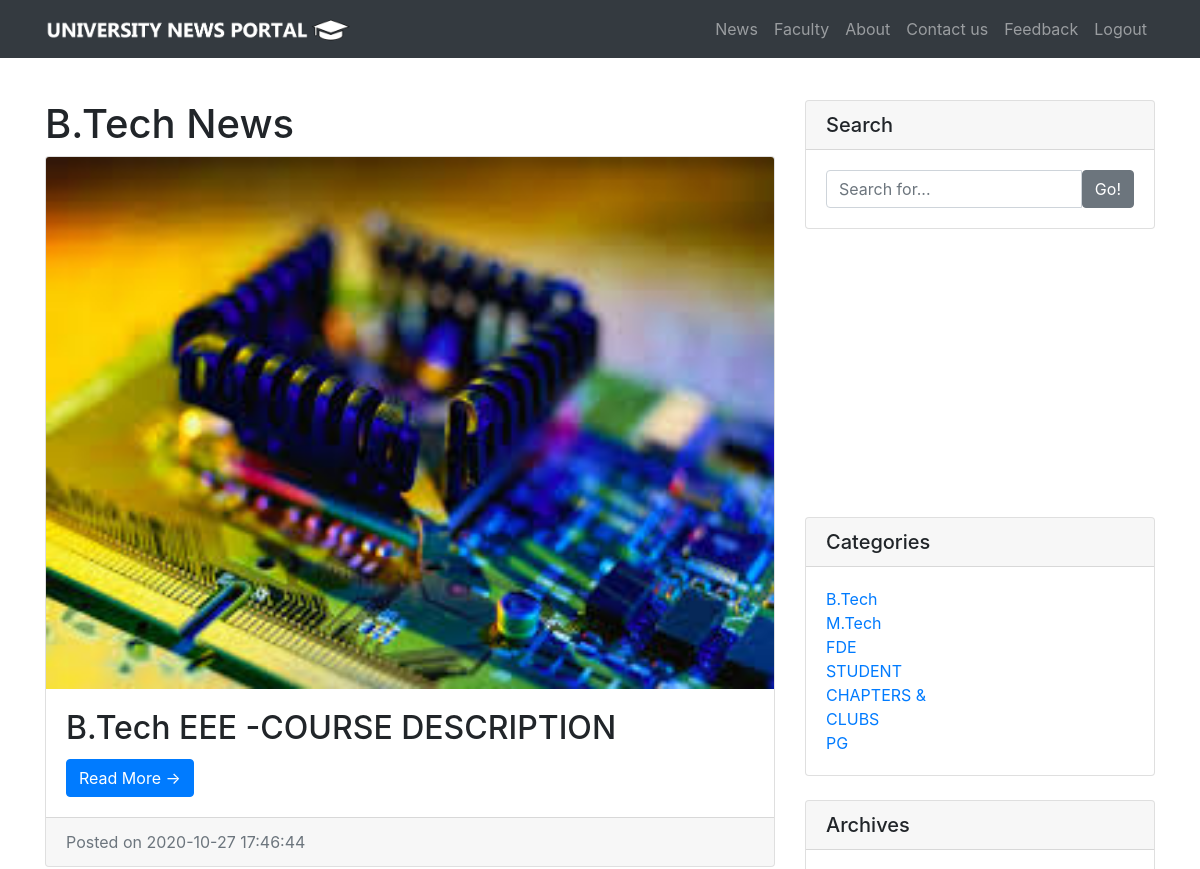
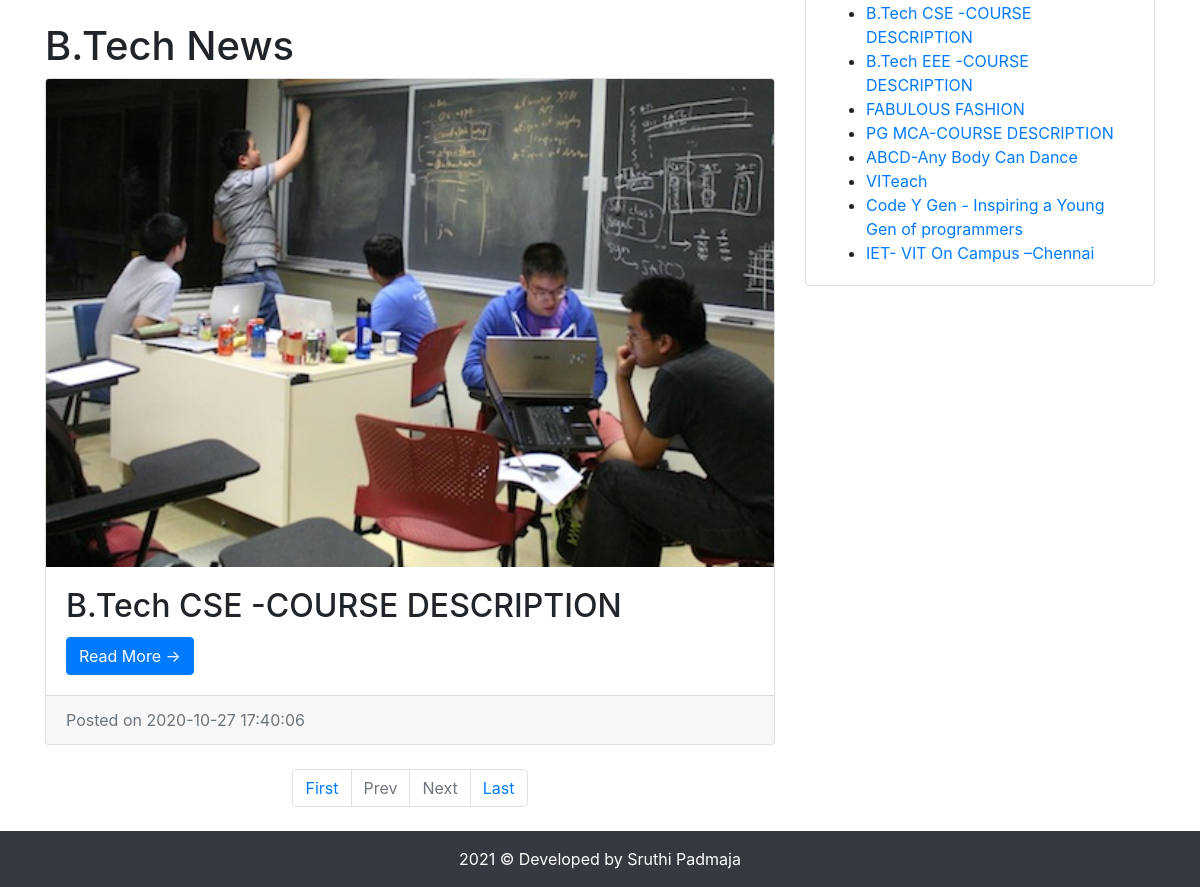
/category.php?catid=8, run on the app's committed database (2 pictures, top to bottom).
### tables this page shows
CREATE TABLE `tblposts` (
  `id` int(11) NOT NULL,
  `PostTitle` longtext DEFAULT NULL,
  `CategoryId` int(11) DEFAULT NULL,
  `SubCategoryId` int(11) DEFAULT NULL,
  `PostDetails` longtext DEFAULT NULL,
  `PostingDate` timestamp NULL DEFAULT current_timestamp(),
  `UpdationDate` timestamp NULL DEFAULT NULL ON UPDATE current_timestamp(),
  `Is_Active` int(1) DEFAULT NULL,
  `PostUrl` mediumtext DEFAULT NULL,
  `PostImage` varchar(255) DEFAULT NULL
);

CREATE TABLE `tblcategory` (
  `id` int(11) NOT NULL,
  `CategoryName` varchar(200) DEFAULT NULL,
  `Description` mediumtext DEFAULT NULL,
  `PostingDate` timestamp NULL DEFAULT current_timestamp(),
  `UpdationDate` timestamp NULL DEFAULT NULL,
  `Is_Active` int(1) DEFAULT NULL
);

### category.php (the view, shortened to what this page needs)
<?php
include('includes/config.php');
?>
<!DOCTYPE html>
<html lang="en">
  <head>
    <link href="vendor/bootstrap/css/bootstrap.min.css" rel="stylesheet">
    <link rel="stylesheet" href="chatbot/chatwindow.css" />
    <link href="css/modern-business.css" rel="stylesheet">
  </head>
  <body>
   <?php include('includes/header.php');?>
    <div class="container">
      <div class="row" style="margin-top: 4%">
        <div class="col-md-8">
<?php
     if (isset($_GET['pageno'])) {
            $pageno = $_GET['pageno'];
        } else {
            $pageno = 1;
        }
        $no_of_records_per_page = 8;
        $offset = ($pageno-1) * $no_of_records_per_page;
        $total_pages_sql = "SELECT COUNT(*) FROM tblposts";
        $result = mysqli_query($con,$total_pages_sql);
        $total_rows = mysqli_fetch_array($result)[0];
        $total_pages = ceil($total_rows / $no_of_records_per_page);
$query=mysqli_query($con,"select tblposts.id as pid,tblposts.PostTitle as posttitle,tblposts.PostImage,tblcategory.CategoryName as category,tblsubcategory.Subcategory as subcategory,tblposts.PostDetails as postdetails,tblposts.PostingDate as postingdate,tblposts.PostUrl as url from tblposts left join tblcategory on tblcategory.id=tblposts.CategoryId left join  tblsubcategory on  tblsubcategory.SubCategoryId=tblposts.SubCategoryId where tblposts.CategoryId='".$_SESSION['catid']."' and tblposts.Is_Active=1 order by tblposts.id desc LIMIT $offset, $no_of_records_per_page");
$rowcount=mysqli_num_rows($query);
if($rowcount==0)
{
echo "No record found";
}
else {
while ($row=mysqli_fetch_array($query)) {
?>
<h1><?php echo htmlentities($row['category']);?> News</h1>
          <div class="card mb-4">
       <img class="card-img-top" src="admin/postimages/<?php echo htmlentities($row['PostImage']);?>" alt="<?php echo htmlentities($row['posttitle']);?>">
            <div class="card-body">
              <h2 class="card-title"><?php echo htmlentities($row['posttitle']);?></h2>
              <a href="news-details.php?nid=<?php echo htmlentities($row['pid'])?>" class="btn btn-primary">Read More &rarr;</a>
            </div>
            <div class="card-footer text-muted">
              Posted on <?php echo htmlentities($row['postingdate']);?>
            </div>
          </div>
<?php } ?>
    <ul class="pagination justify-content-center mb-4">
        <li class="page-item"><a href="?pageno=1"  class="page-link">First</a></li>
        <li class="<?php if($pageno <= 1){ echo 'disabled'; } ?> page-item">
            <a href="<?php if($pageno <= 1){ echo '#'; } else { echo "?pageno=".($pageno - 1); } ?>" class="page-link">Prev</a>
        </li>
        <li class="<?php if($pageno >= $total_pages){ echo 'disabled'; } ?> page-item">
            <a href="<?php if($pageno >= $total_pages){ echo '#'; } else { echo "?pageno=".($pageno + 1); } ?> " class="page-link">Next</a>
        </li>
        <li class="page-item"><a href="?pageno=<?php echo $total_pages; ?>" class="page-link">Last</a></li>
    </ul>
<?php } ?>
        </div>
      <?php include('includes/sidebar.php');?>
      </div>
      <?php include('includes/footer.php');?>
</head>
  </body>
</html>

### includes/header.php (shortened to what this page needs)
<nav class="navbar fixed-top navbar-expand-lg navbar-dark bg-dark fixed-top">
      <div class="container">
        <a class="navbar-brand" href="index.php"><img src="images/logo_3.png" height="30"></a>
        <div class="collapse navbar-collapse" id="navbarResponsive">
          <ul class="navbar-nav ml-auto">
            <li class="nav-item">
              <a class="nav-link" href="index.php">News</a>
            </li>
            <li class="nav-item">
              <a class="nav-link" href="faculty.php">Faculty</a>
            </li>
            <li class="nav-item">
              <a class="nav-link" href="about-us.php">About</a>
            </li>
             <li class="nav-item">
              <a class="nav-link" href="contact-us.php">Contact us</a>
            </li>
            <li class="nav-item">
              <a class="nav-link" href="feedback/index.php">Feedback</a>
            </li>
            <li class="nav-item">
              <a class="nav-link" href="logout.php">Logout</a>
            </li>
          </ul>
        </div>
      </div>
    </nav>

### includes/sidebar.php
  <div class="col-md-4">
          <div class="card mb-4">
            <h5 class="card-header">Search</h5>
            <div class="card-body">
                   <form name="search" action="search.php" method="post">
              <div class="input-group">
        <input type="text" name="searchtitle" class="form-control" placeholder="Search for..." required>
                <span class="input-group-btn">
                  <button class="btn btn-secondary" type="submit">Go!</button>
                </span>
              </form>
              </div>
            </div>
          </div>
          <br> </br>
          <br> </br>
          <br> </br>
          <br> </br>
          <br> </br>
          <div class="card my-4">
            <h5 class="card-header">Categories</h5>
            <div class="card-body">
              <div class="row">
                <div class="col-lg-6">
                  <ul class="list-unstyled mb-0">
<?php $query=mysqli_query($con,"select id,CategoryName from tblcategory");
while($row=mysqli_fetch_array($query))
{
?>
                    <li>
                      <a href="category.php?catid=<?php echo htmlentities($row['id'])?>"><?php echo htmlentities($row['CategoryName']);?></a>
                    </li>
<?php } ?>
                  </ul>
                </div>
              </div>
            </div>
          </div>
          <div class="card my-4">
            <h5 class="card-header">Archives</h5>
            <div class="card-body">
                      <ul class="mb-0">
<?php
$query=mysqli_query($con,"select tblposts.id as pid,tblposts.PostTitle as posttitle from tblposts left join tblcategory on tblcategory.id=tblposts.CategoryId left join  tblsubcategory on  tblsubcategory.SubCategoryId=tblposts.SubCategoryId limit 8");
while ($row=mysqli_fetch_array($query)) {
?>
  <li>
                      <a href="news-details.php?nid=<?php echo htmlentities($row['pid'])?>"><?php echo htmlentities($row['posttitle']);?></a>
                    </li>
            <?php } ?>
          </ul>
            </div>
          </div>
        </div>

### includes/footer.php
<footer class="py-3 bg-dark">
  <div class="container">
    <p class="m-0 text-center text-white">2021 © Developed by Sruthi Padmaja</p>
  </div>
</footer>

### css/modern-business.css (style rules this page uses)
body { padding-top: 54px; }
@media (min-width: 992px) { body { padding-top: 56px; } }

### data on the page
tblposts: CategoryId.CategoryName "B.Tech", PostImage (picture), PostTitle "B.Tech EEE -COURSE DESCRIPTION", PostingDate "2020-10-27 17:46:44"
tblposts: CategoryId.CategoryName "B.Tech", PostImage (picture), PostTitle "B.Tech CSE -COURSE DESCRIPTION", PostingDate "2020-10-27 17:40:06"
tblcategory: CategoryName "B.Tech"
tblcategory: CategoryName "M.Tech"
tblcategory: CategoryName "FDE"
tblcategory: CategoryName "STUDENT CHAPTERS & CLUBS"
tblcategory: CategoryName "PG"
tblposts: PostTitle "FABULOUS FASHION"
tblposts: PostTitle "PG MCA-COURSE DESCRIPTION"
tblposts: PostTitle "ABCD-Any Body Can Dance"
tblposts: PostTitle "VITeach"
tblposts: PostTitle "Code Y Gen - Inspiring a Young Gen of programmers"
tblposts: PostTitle "IET- VIT On Campus –Chennai"
